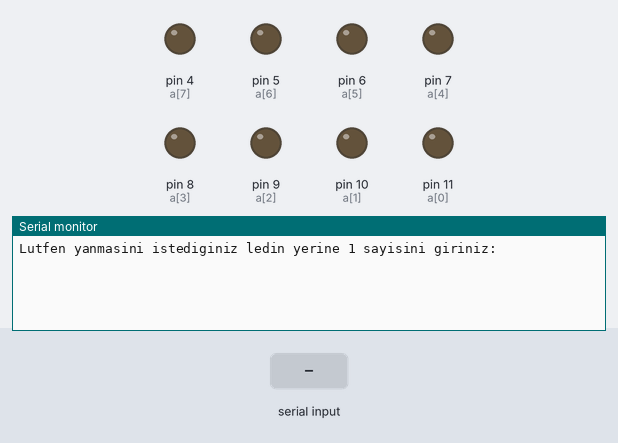
Simulated run of this sketch. Board: Arduino Uno, built with avr-gcc and run on an emulated ATmega328P. Shown: output pins drawn as LEDs (lit = HIGH), the last lines printed to the serial monitor. Inputs (shaded band) come from the test bench.

Above: at 1.2 s.
1.3 s: "1" received over Serial
At 2.1 s:
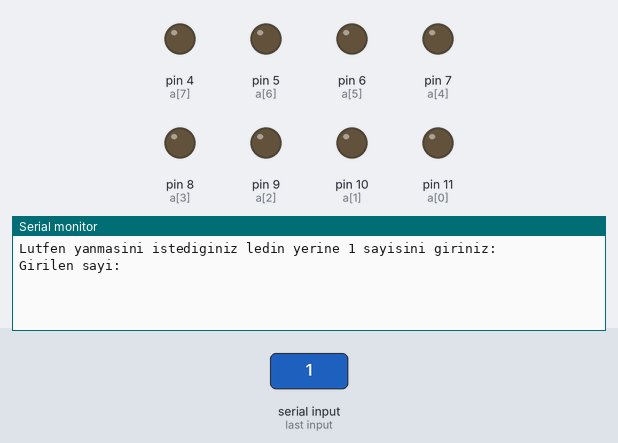
At 3.0 s:
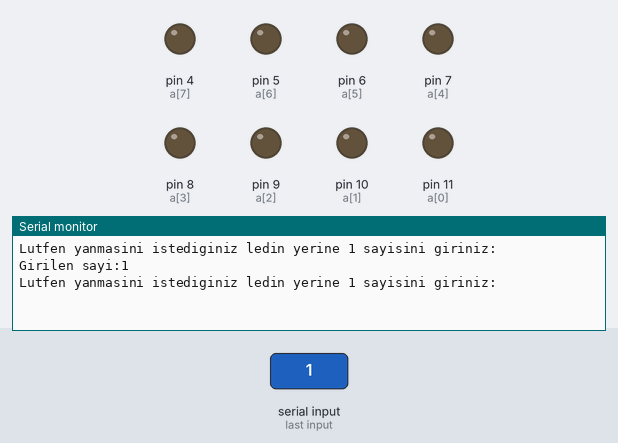

The sketch:

cininBinaryOlarakGirdigiSayida1OlanYerlerdekiLedlerinYanmasi.ino
```cpp
/*
~~Kullanıcının Binary Olarak Girdiği Sayıda 1 Olan Yerlerdeki Ledlerin Yanması~~
Kullanıcı led adedi kadar 1 ve 0'lardan oluşan sayiyi girer. Girdiği sayıda
1 sayısının yeri hangi ledin sırasına karşılık geliyorsa o led yanar. 0 sayısına
karşılık gelen ledler yanmaz.
*/
int a[8] = {11,10,9,8,7,6,5,4}; //Ledlerin bulunduğu pin numaraları bir diziye atandı.
String str;
char char_array[8];
void setup() //Ledlerin bulunduğu pinler çıkış pini olarak ayarlandı.
{
  pinMode(4, OUTPUT);
  pinMode(5, OUTPUT);
  pinMode(6, OUTPUT);
  pinMode(7, OUTPUT);
  pinMode(8, OUTPUT);
  pinMode(9, OUTPUT);
  pinMode(10, OUTPUT);
  pinMode(11, OUTPUT);

  Serial.begin(9600); //Seri monitör 9600 baunda ayarlandı.
}

void loop()
{
  Serial.println("Lutfen yanmasini istediginiz ledin yerine 1 sayisini giriniz:");
  while(Serial.available() == 0){} //Dışarıdan girilen bir sayı var mı yok mu kontrol edildi.Eğer girilen bir sayı yoksa while döngüsüne girdi.

 Serial.print("Girilen sayi:");
  str = Serial.readString(); //Kullanıcının girdiği sayı bir string değişkene atandı.

  str.toCharArray(char_array, str.length()); //Stringe atanan girdinin uzunluğu da hesaba katılarak elemanları teker teker char dizisine atandı.
  for(int i=0;i<8;i++)
  {
  digitalWrite(a[i],LOW); //Programa her başlanıldığında ledlerin yanmaması sağlandı.
  }
  Serial.println(str);
  for(int i=0;i<8;i++) //Girilen sayıdaki elemanlar for döngüsü ile tarandı.
  {
  if(char_array[i] == '1') //Eleman eğer 1 ise if bloğunun içine girdi ve o sıradaki ledin yanması sağlandı.
  {
  digitalWrite(a[i], HIGH);
  }
  }
}
```

Measured:
- after the input at 1.3 s, the serial monitor: prints a new line at once (image 1)
